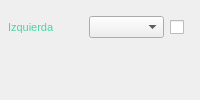
                 <widget class="QFrame" name="frParedIzquierda">
                  <property name="styleSheet">
                   <string notr="true">QFrame#frParedIzquierda {
    background-color: rgba(52,211,153,0.07);
    border: 1px solid rgba(52,211,153,0.28);
    border-left: 2px solid rgba(52,211,153,0.70);
    border-radius: 8px;
}</string>
                  </property>
                  <property name="frameShape">
                   <enum>QFrame::NoFrame</enum>
                  </property>
                  <layout class="QVBoxLayout" name="verticalLayout_14">
                   <property name="spacing">
                    <number>4</number>
                   </property>
                   <property name="leftMargin">
                    <number>8</number>
                   </property>
                   <property name="topMargin">
                    <number>6</number>
                   </property>
                   <property name="rightMargin">
                    <number>8</number>
                   </property>
                   <property name="bottomMargin">
                    <number>6</number>
                   </property>
                   <item>
                    <widget class="QFrame" name="pdIzquierda">
                     <property name="frameShape">
                      <enum>QFrame::NoFrame</enum>
                     </property>
                     <layout class="QHBoxLayout" name="horizontalLayout_7" stretch="1,1,1">
                      <property name="spacing">
                       <number>6</number>
                      </property>
                      <property name="leftMargin">
                       <number>0</number>
                      </property>
                      <property name="topMargin">
                       <number>0</number>
                      </property>
                      <property name="rightMargin">
                       <number>0</number>
                      </property>
                      <property name="bottomMargin">
                       <number>0</number>
                      </property>
                      <item>
                       <widget class="QLabel" name="label_10">
                        <property name="minimumSize">
                         <size>
                          <width>66</width>
                          <height>0</height>
                         </size>
                        </property>
                        <property name="maximumSize">
                         <size>
                          <width>80</width>
                          <height>16777215</height>
                         </size>
                        </property>
                        <property name="styleSheet">
                         <string notr="true">color: rgba(52,211,153,0.90); font-size:11px;</string>
                        </property>
                        <property name="text">
                         <string>Izquierda</string>
                        </property>
                        <property name="wordWrap">
                         <bool>true</bool>
                        </property>
                       </widget>
                      </item>
                      <item>
                       <widget class="QComboBox" name="cbpdIzq">
                        <property name="maximumSize">
                         <size>
                          <width>240</width>
                          <height>16777215</height>
                         </size>
                        </property>
                        <property name="toolTip">
                         <string>Material de la pared lateral izquierda</string>
                        </property>
                       </widget>
                      </item>
                      <item>
                       <widget class="QCheckBox" name="checkPdIzq">
                        <property name="maximumSize">
                         <size>
                          <width>22</width>
                          <height>22</height>
                         </size>
                        </property>
                        <property name="toolTip">
                         <string>Activar para agregar objetos adheridos</string>
                        </property>
                        <property name="text">
                         <string/>
                        </property>
                        <property name="checkable">
                         <bool>true</bool>
                        </property>
                       </widget>
                      </item>
                     </layout>
                    </widget>
                   </item>
                   <item>
                    <widget class="QFrame" name="contObjIzq">
                     <property name="frameShape">
                      <enum>QFrame::NoFrame</enum>
                     </property>
                     <layout class="QVBoxLayout" name="verticalLayout_5">
                      <property name="spacing">
                       <number>3</number>
                      </property>
                      <property name="leftMargin">
                       <number>0</number>
                      </property>
                      <property name="topMargin">
                       <number>0</number>
                      </property>
                      <property name="rightMargin">
                       <number>0</number>
                      </property>
                      <property name="bottomMargin">
                       <number>0</number>
                      </property>
                      <item>
                       <widget class="QFrame" name="objetoPdIzq">
                        <property name="frameShape">
                         <enum>QFrame::NoFrame</enum>
                        </property>
                        <layout class="QHBoxLayout" name="horizontalLayout_14">
                         <property name="spacing">
                          <number>0</number>
                         </property>
                         <property name="leftMargin">
                          <number>0</number>
                         </property>
                         <property name="topMargin">
                          <number>0</number>
                         </property>
                         <property name="rightMargin">
                          <number>0</number>
                         </property>
                         <property name="bottomMargin">
                          <number>0</number>
                         </property>
                        </layout>
                       </widget>
                      </item>
                     </layout>
                    </widget>
                   </item>
                  </layout>
                 </widget>
